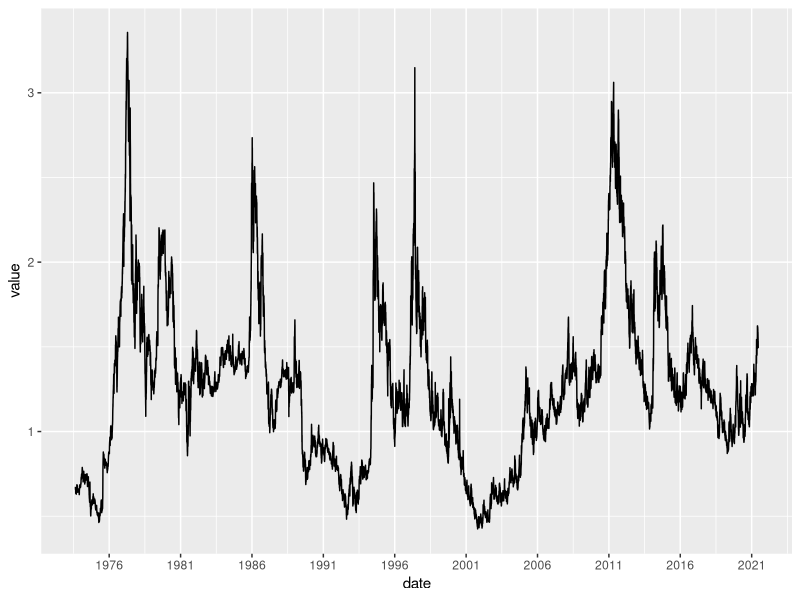
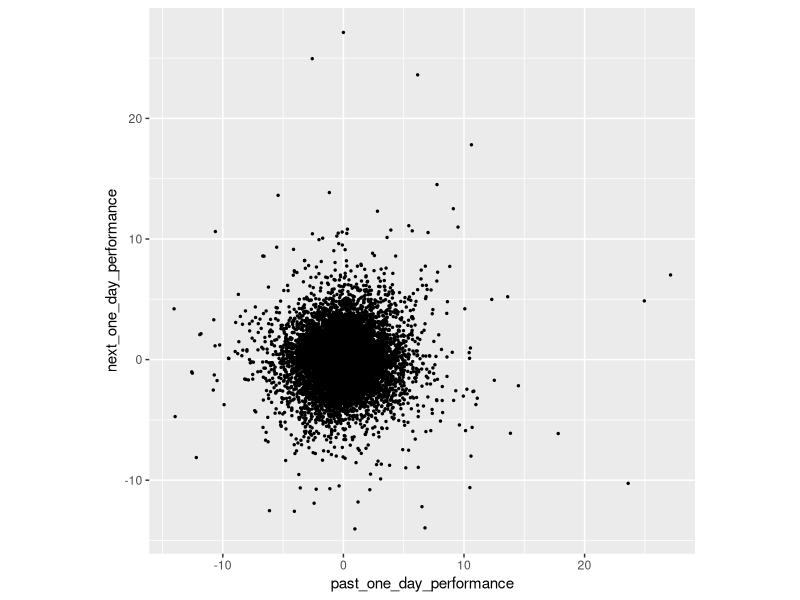
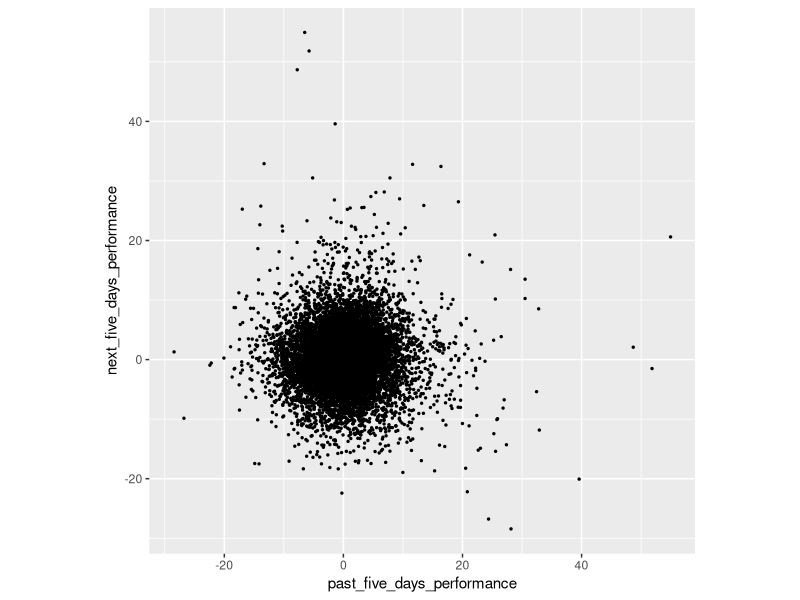
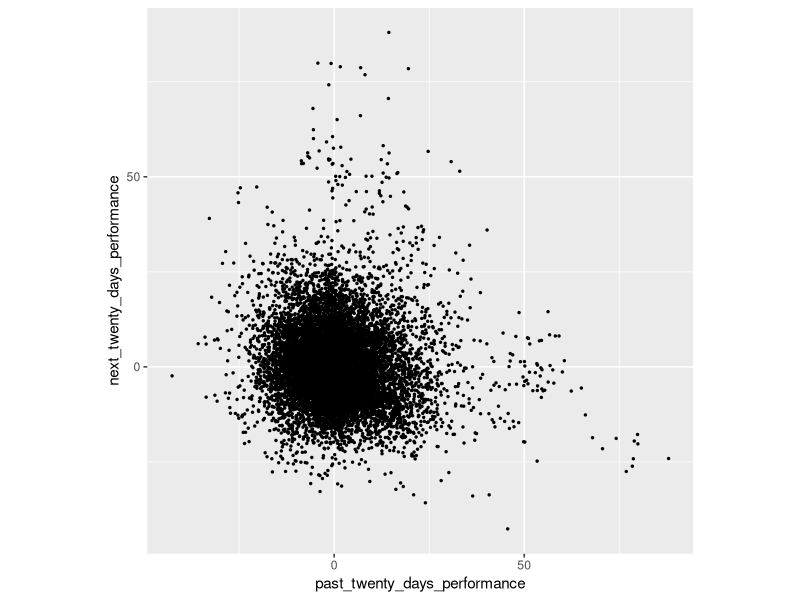
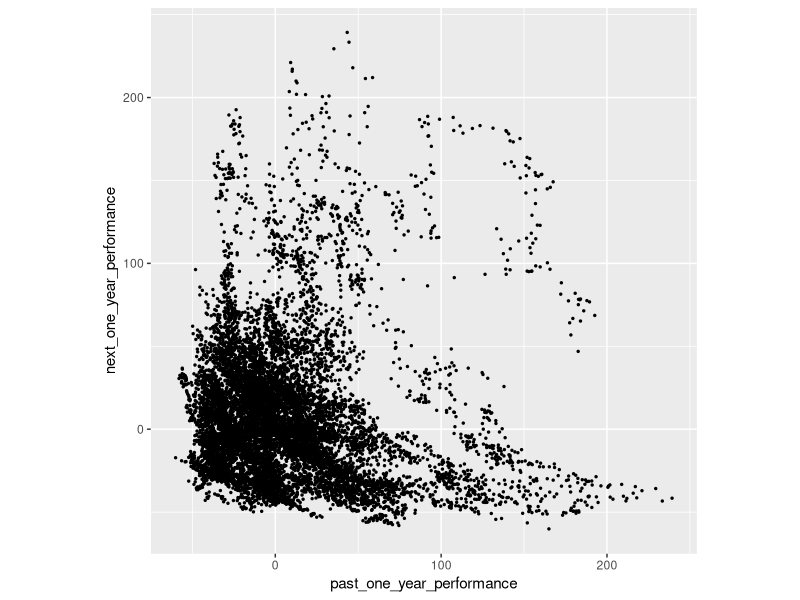
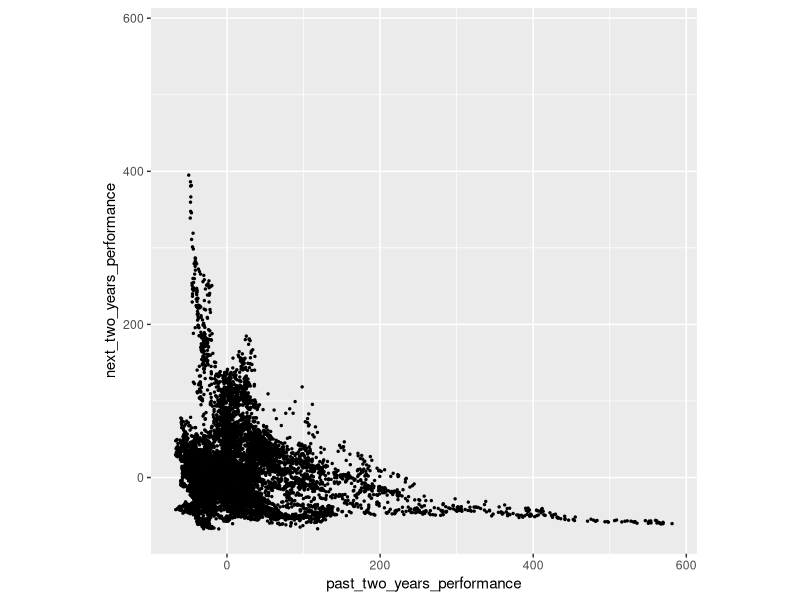
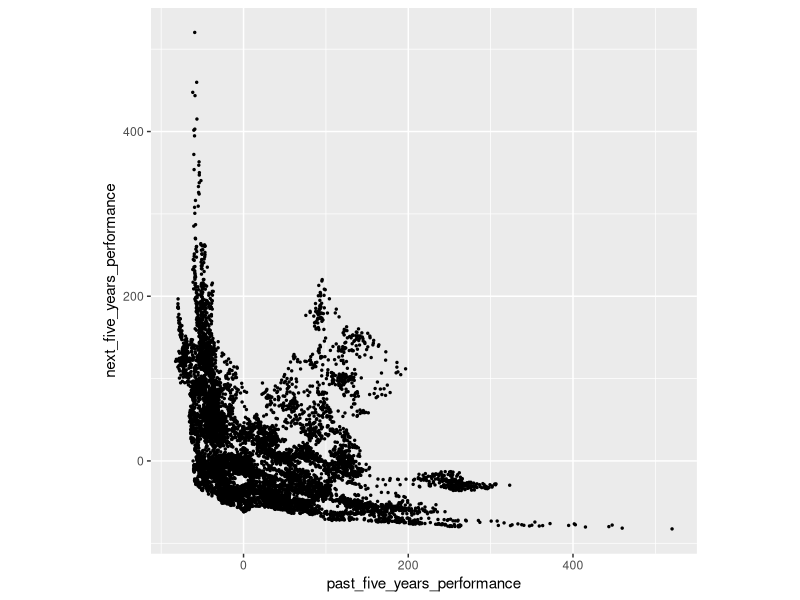

Generate these figures, in order, with R:
## ---- chunk 1
knitr::opts_chunk$set(echo = TRUE)
library(readr)
options(readr.show_col_types = FALSE)
library(ggplot2)
library(lubridate)
library(scales)
library(dplyr)

## ---- chunk 2

df=read_csv("Coffee_Price_Since_1973.csv")
df$date<- mdy(df$date)

## ---- chunk 3
ggplot(data = df, aes(x = date, y = value, group = 1))+
  geom_line()+
  scale_x_date(breaks="5 years", labels = date_format("%Y"))
## ---- chunk 4
head(df)
## ---- chunk 5
df <- df %>% mutate(one_day_past = lag(value,n=1))
df <- df %>% mutate_at(c("value"), tibble::lst("one_day_future"=lead), n = 1)
## ---- chunk 6
df <- df %>% mutate(next_one_day_performance=(one_day_future/value-1)*100)
df  <- df %>% mutate(past_one_day_performance=(value/one_day_past-1)*100)
## ---- chunk 7
cor(df$past_one_day_performance, df$next_one_day_performance, use = "complete.obs")
ggplot(df, aes(x=past_one_day_performance, y=next_one_day_performance)) + geom_point(size=0.5) + theme(aspect.ratio=1)
## ---- chunk 8
df <- df %>% mutate(five_days_past = lag(value,n=5))
df <- df %>% mutate_at(c("value"), tibble::lst("five_days_future"=lead), n = 5)
## ---- chunk 9
df <- df %>% mutate(next_five_days_performance=(five_days_future/value-1)*100)
df  <- df %>% mutate(past_five_days_performance=(value/five_days_past-1)*100)
## ---- chunk 10
cor(df$past_five_days_performance, df$next_five_days_performance, use = "complete.obs")
ggplot(df, aes(x=past_five_days_performance, y=next_five_days_performance)) + geom_point(size=0.5) + theme(aspect.ratio=1)
## ---- chunk 11
df <- df %>% mutate(twenty_days_past = lag(value,n=20))
df <- df %>% mutate_at(c("value"), tibble::lst("twenty_days_future"=lead), n = 20)
## ---- chunk 12
df <- df %>% mutate(next_twenty_days_performance=(twenty_days_future/value-1)*100)
df  <- df %>% mutate(past_twenty_days_performance=(value/twenty_days_past-1)*100)
## ---- chunk 13
cor(df$past_twenty_days_performance, df$next_twenty_days_performance, use = "complete.obs")
ggplot(df, aes(x=past_twenty_days_performance, y=next_twenty_days_performance)) + geom_point(size=0.5) + theme(aspect.ratio=1)
## ---- chunk 14
df <- df %>% mutate(one_year_past = lag(value,n=240))
df <- df %>% mutate_at(c("value"), tibble::lst("one_year_future"=lead), n = 240)
## ---- chunk 15
df <- df %>% mutate(next_one_year_performance=(one_year_future/value-1)*100)
df  <- df %>% mutate(past_one_year_performance=(value/one_year_past-1)*100)
## ---- chunk 16
cor(df$past_one_year_performance, df$next_one_year_performance, use = "complete.obs")
ggplot(df, aes(x=past_one_year_performance, y=next_one_year_performance)) + geom_point(size=0.5) + theme(aspect.ratio=1)
## ---- chunk 17
df <- df %>% mutate(two_years_past = lag(value,n=480))
df <- df %>% mutate_at(c("value"), tibble::lst("two_years_future"=lead), n = 480)
## ---- chunk 18
df <- df %>% mutate(next_two_years_performance=(two_years_future/value-1)*100)
df  <- df %>% mutate(past_two_years_performance=(value/two_years_past-1)*100)
## ---- chunk 19
cor(df$past_two_years_performance, df$next_two_years_performance, use = "complete.obs")
ggplot(df, aes(x=past_two_years_performance, y=next_two_years_performance)) + geom_point(size=0.5) + theme(aspect.ratio=1)
## ---- chunk 20
df <- df %>% mutate(five_years_past = lag(value,n=1200))
df <- df %>% mutate_at(c("value"), tibble::lst("five_years_future"=lead), n = 1200)
## ---- chunk 21
df <- df %>% mutate(next_five_years_performance=(five_years_future/value-1)*100)
df  <- df %>% mutate(past_five_years_performance=(value/five_years_past-1)*100)
## ---- chunk 22
cor(df$past_five_years_performance, df$next_five_years_performance, use = "complete.obs")
ggplot(df, aes(x=past_five_years_performance, y=next_five_years_performance)) + geom_point(size=0.5) + theme(aspect.ratio=1)
